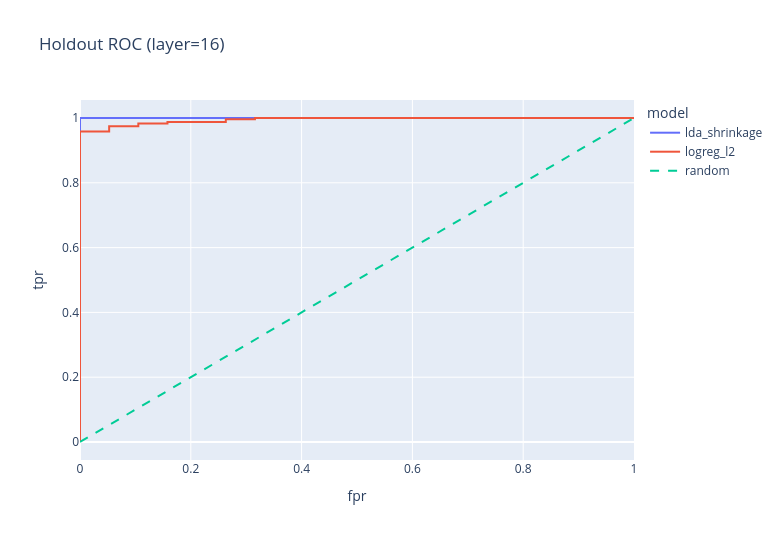
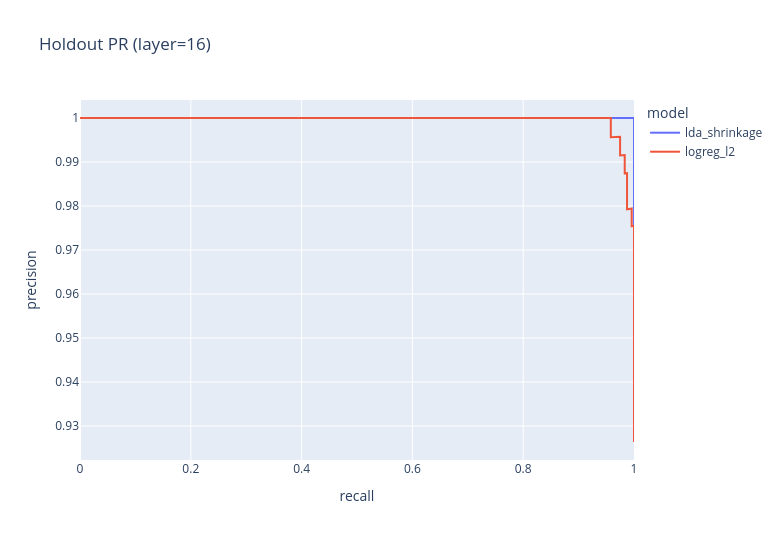

Source (notebook cell) for these figures, in order:
### Markdown cell above
## Reporting

### Code cell
# Stage 6: Reporting (choose layer and model)
REPORT_LAYER = RUN.layers[1]
REPORT_MODEL = "lda_shrinkage"

if int(REPORT_LAYER) not in pipeline_results:
    raise RuntimeError(f"REPORT_LAYER={REPORT_LAYER} not found in pipeline_results")

hold_block = pipeline_results[int(REPORT_LAYER)]["holdout"]
val_block = pipeline_results[int(REPORT_LAYER)]["val"]

print("Val metrics:")
display(val_block["metrics_df"].query("model == @REPORT_MODEL"))
print("Holdout metrics:")
display(hold_block["metrics_df"].query("model == @REPORT_MODEL"))

# Holdout subtype diagnostics
print("Holdout subtype diagnostics:")
display(hold_block["subtype_df"].query("model == @REPORT_MODEL").sort_values("collection_name"))

# Text report on holdout.
hold_res = hold_block["results"][REPORT_MODEL]
print(classification_report(hold_res["y_true"], hold_res["y_pred"], target_names=["honest", "malicious"], digits=4))

# ROC and PR curves for the selected layer across both models.
# For LDA, prefer raw decision margins for smoother ranking signal.
hold_mask = extraction_meta_df["split"].astype(str) == "holdout"
X_hold_for_curves = np.asarray(vectors_by_layer[int(REPORT_LAYER)])[hold_mask.to_numpy()]

roc_rows = []
pr_rows = []
for model_name, model_out in hold_block["results"].items():
    score_for_roc = np.asarray(model_out["y_score"])
    model_obj = pipeline_results[int(REPORT_LAYER)]["models"].get(model_name)

    if model_obj is not None and model_name.startswith("lda") and hasattr(model_obj, "decision_function"):
        try:
            score_for_roc = np.asarray(model_obj.decision_function(X_hold_for_curves))
        except Exception:
            pass

    try:
        fpr, tpr, _ = roc_curve(model_out["y_true"], score_for_roc, drop_intermediate=False)
        roc_rows.append(pd.DataFrame({"fpr": fpr, "tpr": tpr, "model": model_name}))
    except Exception:
        pass

    try:
        prec, rec, _ = precision_recall_curve(model_out["y_true"], np.asarray(model_out["y_score"]))
        pr_rows.append(pd.DataFrame({"recall": rec, "precision": prec, "model": model_name}))
    except Exception:
        pass

if roc_rows:
    roc_df = pd.concat(roc_rows, ignore_index=True)
    fig_roc = px.line(
        roc_df,
        x="fpr",
        y="tpr",
        color="model",
        title=f"Holdout ROC (layer={REPORT_LAYER})",
        width=780,
        height=540,
    )
    fig_roc.add_scatter(x=[0, 1], y=[0, 1], mode="lines", name="random", line=dict(dash="dash"))
    fig_roc.show()

if pr_rows:
    pr_df = pd.concat(pr_rows, ignore_index=True)
    fig_pr = px.line(pr_df, x="recall", y="precision", color="model", title=f"Holdout PR (layer={REPORT_LAYER})", width=780, height=540)
    fig_pr.show()

### Figure 1 — Plotly figure (JSON) as saved in the notebook; plotly's stock layout.template omitted (floating-point values rounded to 4 significant figures; data arrays with more than 128 entries replaced by an {"elided": "..."} marker saying what was removed)
{"data": [{"hovertemplate": "model=lda_shrinkage<br>fpr=%{x}<br>tpr=%{y}<extra></extra>", "legendgroup": "lda_shrinkage", "line": {"color": "#636efa", "dash": "solid"}, "marker": {"symbol": "circle"}, "mode": "lines", "name": "lda_shrinkage", "orientation": "v", "showlegend": true, "type": "scatter", "x": {"elided": "259 float values"}, "xaxis": "x", "y": {"elided": "259 float values"}, "yaxis": "y"}, {"hovertemplate": "model=logreg_l2<br>fpr=%{x}<br>tpr=%{y}<extra></extra>", "legendgroup": "logreg_l2", "line": {"color": "#EF553B", "dash": "solid"}, "marker": {"symbol": "circle"}, "mode": "lines", "name": "logreg_l2", "orientation": "v", "showlegend": true, "type": "scatter", "x": {"elided": "259 float values"}, "xaxis": "x", "y": {"elided": "259 float values"}, "yaxis": "y"}, {"line": {"dash": "dash"}, "mode": "lines", "name": "random", "type": "scatter", "x": [0, 1], "y": [0, 1]}], "layout": {"height": 540, "legend": {"title": {"text": "model"}, "tracegroupgap": 0}, "title": {"text": "Holdout ROC (layer=16)"}, "width": 780, "xaxis": {"anchor": "y", "domain": [0, 1], "title": {"text": "fpr"}}, "yaxis": {"anchor": "x", "domain": [0, 1], "title": {"text": "tpr"}}}}

### Figure 2 — Plotly figure (JSON) as saved in the notebook; plotly's stock layout.template omitted (floating-point values rounded to 4 significant figures; data arrays with more than 128 entries replaced by an {"elided": "..."} marker saying what was removed)
{"data": [{"hovertemplate": "model=lda_shrinkage<br>recall=%{x}<br>precision=%{y}<extra></extra>", "legendgroup": "lda_shrinkage", "line": {"color": "#636efa", "dash": "solid"}, "marker": {"symbol": "circle"}, "mode": "lines", "name": "lda_shrinkage", "orientation": "v", "showlegend": true, "type": "scatter", "x": [1.0, 1.0, 1.0, 1.0, 1.0, 1.0, 1.0, 1.0, 1.0, 1.0, 1.0, 1.0, 1.0, 1.0, 0.9958, 0.9916, 0.9874, 0.9833, 0.9791, 0.9749, 0.9707, 0.9665, 0.9623, 0.9582, 0.954, 0.0], "xaxis": "x", "y": [0.9264, 0.9522, 0.956, 0.9598, 0.9637, 0.9676, 0.9715, 0.9755, 0.9795, 0.9835, 0.9876, 0.9917, 0.9958, 1.0, 1.0, 1.0, 1.0, 1.0, 1.0, 1.0, 1.0, 1.0, 1.0, 1.0, 1.0, 1.0], "yaxis": "y"}, {"hovertemplate": "model=logreg_l2<br>recall=%{x}<br>precision=%{y}<extra></extra>", "legendgroup": "logreg_l2", "line": {"color": "#EF553B", "dash": "solid"}, "marker": {"symbol": "circle"}, "mode": "lines", "name": "logreg_l2", "orientation": "v", "showlegend": true, "type": "scatter", "x": {"elided": "259 float values"}, "xaxis": "x", "y": {"elided": "259 float values"}, "yaxis": "y"}], "layout": {"height": 540, "legend": {"title": {"text": "model"}, "tracegroupgap": 0}, "title": {"text": "Holdout PR (layer=16)"}, "width": 780, "xaxis": {"anchor": "y", "domain": [0, 1], "title": {"text": "recall"}}, "yaxis": {"anchor": "x", "domain": [0, 1], "title": {"text": "precision"}}}}
